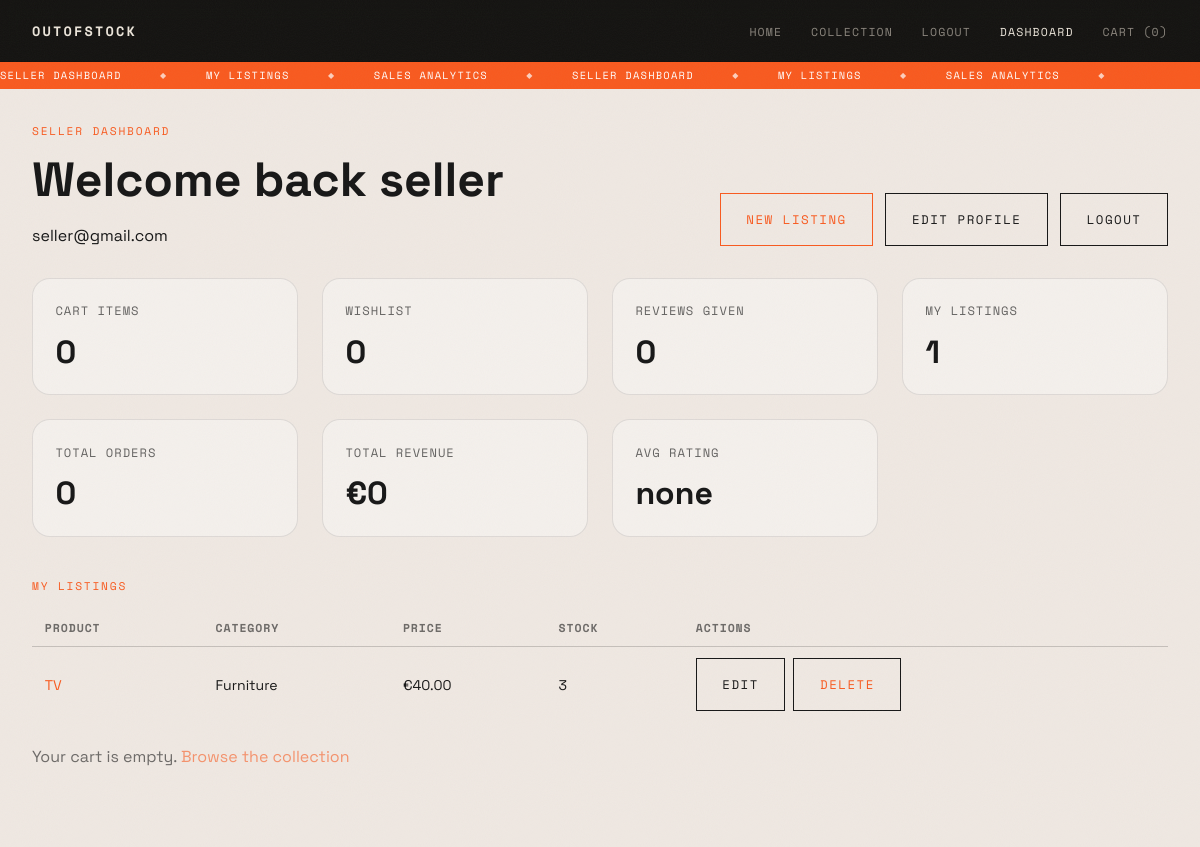
Page /dashboard/ (signed in) on the earlier database version.
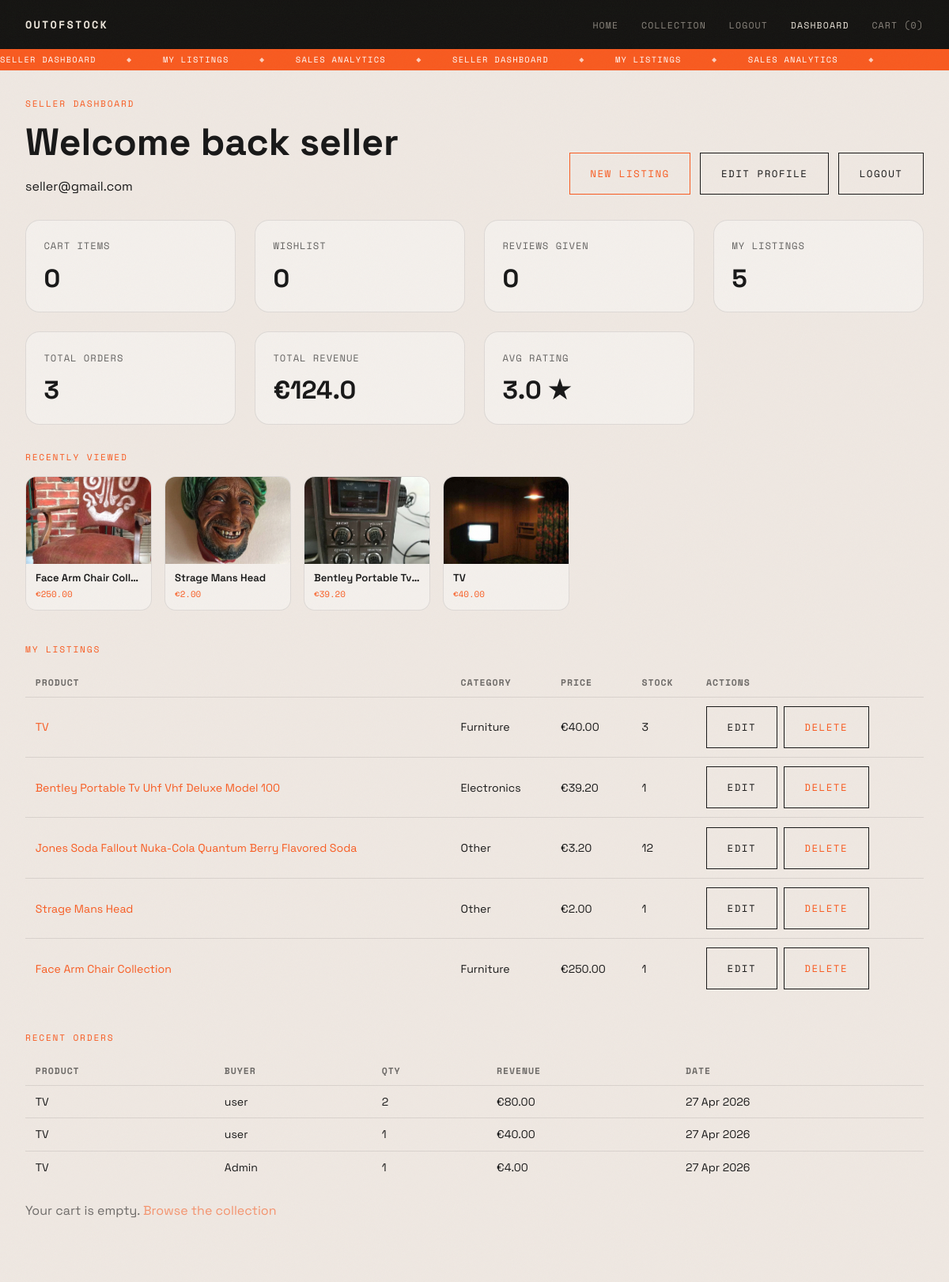
Same page on the later database version.
### store/models.py (models this page shows, shortened)
class Product(models.Model):
    owner       = models.ForeignKey(User, on_delete=models.CASCADE, related_name='products', null=True, blank=True)
    category    = models.ForeignKey(Category, on_delete=models.CASCADE)
    name        = models.CharField(max_length=150)
    brand       = models.CharField(max_length=100, blank=True)
    description = models.TextField()
    price       = models.DecimalField(max_digits=8, decimal_places=2)
    image       = models.ImageField(upload_to='products/', blank=True, null=True)
    stock       = models.PositiveIntegerField(default=0)

class Category(models.Model):
    name        = models.CharField(max_length=100)
    description = models.TextField(blank=True)
    parent      = models.ForeignKey(
        'self',
        on_delete=models.SET_NULL,
        null=True,
        blank=True,
        related_name='subcategories'
    )
    class Meta:
        verbose_name_plural = 'Categories'

class RecentlyViewed(models.Model):
    user       = models.ForeignKey(User, on_delete=models.CASCADE, related_name='recently_viewed')
    product    = models.ForeignKey(Product, on_delete=models.CASCADE)
    viewed_at  = models.DateTimeField(auto_now=True)
    class Meta:
        ordering = ['-viewed_at']

class Order(models.Model):
    buyer       = models.ForeignKey(User, on_delete=models.CASCADE, related_name='orders')
    product     = models.ForeignKey(Product, on_delete=models.CASCADE, related_name='orders')
    quantity    = models.PositiveIntegerField(default=1)
    total_price = models.DecimalField(max_digits=10, decimal_places=2)
    created_at  = models.DateTimeField(auto_now_add=True)

### store/views.py (the view)
# urls.py: path('dashboard/',                          views.dashboard,            name='dashboard'),
@login_required
def dashboard(request):
    role = get_role(request.user)
    cart_items = CartItem.objects.filter(user=request.user)
    cart_count = 0
    for item in cart_items:
        cart_count += item.quantity
    recent_views = RecentlyViewed.objects.filter(user=request.user).order_by('-viewed_at')[:6]
    context = {
        'role': role,
        'cart_items': cart_items,
        'cart_count': cart_count,
        'wishlist_items': WishlistItem.objects.filter(user=request.user),
        'review_count': Review.objects.filter(user=request.user).count(),
        'categories': Category.objects.filter(parent=None),
        'recent_views': recent_views,
    }
    if role == 'seller' or role == 'admin':
        if role == 'admin':
            my_products = Product.objects.all()
            orders = Order.objects.all().order_by('-created_at')
        else:
            my_products = Product.objects.filter(owner=request.user)
            orders = Order.objects.filter(product__owner=request.user).order_by('-created_at')
        total_revenue = 0
        for o in orders:
            total_revenue += float(o.total_price)
        avg_rating_all = None
        all_ratings = Review.objects.filter(product__in=my_products)
        if all_ratings.count() > 0:
            rtotal = 0
            for r in all_ratings:
                rtotal += r.rating
            avg_rating_all = round(rtotal / all_ratings.count(), 1)
        context['my_products'] = my_products
        context['orders'] = orders[:10]
        context['total_revenue'] = round(total_revenue, 2)
        context['total_orders'] = orders.count()
        context['avg_rating_all'] = avg_rating_all
        context['product_count'] = my_products.count()
    if role == 'admin':
        context['total_users'] = User.objects.count()
        context['total_products'] = Product.objects.count()
        context['all_users'] = User.objects.all()
        context['all_categories'] = Category.objects.all()
    return render(request, 'store/dashboard.html', context)

### store/views.py (called while the page is built)
def get_role(user):
    if user.is_staff:
        return 'admin'
    try:
        return user.profile.role
    except:
        return 'buyer'

### store/templates/store/dashboard.html (shortened to what the changed rows need)
{% load static %}
<!DOCTYPE html>
<html lang="en">
<head>
  <link rel="stylesheet" href="{% static 'store/css/shared.css' %}">
  <link rel="stylesheet" href="{% static 'store/css/dashboard.css' %}">
</head>
<body class="theme-light inner-page-body">
  <main class="inner-page">
    <section class="dashboard-header">
      <div>
        <h1>Welcome back {{ user.username }}</h1>
      </div>
    </section>
    <section class="stats-grid">
      {% if role == 'seller' or role == 'admin' %}
      <article class="stat-card">
        <span>My listings</span>
        <strong>{{ product_count }}</strong>
      </article>
      <article class="stat-card">
        <span>Total orders</span>
        <strong>{{ total_orders }}</strong>
      </article>
      <article class="stat-card">
        <span>Total revenue</span>
        <strong>&#8364;{{ total_revenue }}</strong>
      </article>
      <article class="stat-card">
        <span>Avg rating</span>
        <strong>{% if avg_rating_all %}{{ avg_rating_all|floatformat:1 }} &#9733;{% else %}none{% endif %}</strong>
      </article>
      {% endif %}
    </section>
    {% if recent_views %}
    <section style="margin-top:2rem;">
      <p class="section-label">RECENTLY VIEWED</p>
      <div class="recent-scroller-wrap" id="recentWrap">
        <div class="recent-scroller">
          <div class="recent-track" id="recentTrack">
            {% for rv in recent_views %}
            <a href="{% url 'product_detail' rv.product.id %}" class="recent-card">
              <div class="recent-thumb">
                {% if rv.product.image %}
                  <img src="{{ rv.product.image.url }}" alt="{{ rv.product.name }}" />
                {% else %}
                  <span>{{ rv.product.name }}</span>
                {% endif %}
              </div>
              <div class="recent-copy">
                <p class="recent-name">{{ rv.product.name }}</p>
                <p class="recent-price">&#8364;{{ rv.product.price }}</p>
              </div>
            </a>
            {% endfor %}
          </div>
        </div>
      </div>
    </section>
    {% endif %}
    {% if role == 'seller' or role == 'admin' %}
    <section style="margin-top:2.5rem;">
      {% if my_products %}
      <table class="analytics-table">
        <thead>
          <tr>
            <th>Product</th>
            <th>Category</th>
            <th>Price</th>
            <th>Stock</th>
            <th>Actions</th>
          </tr>
        </thead>
        <tbody>
          {% for product in my_products %}
          <tr>
            <td><a href="{% url 'product_detail' product.id %}">{{ product.name }}</a></td>
            <td>{{ product.category.name }}</td>
            <td>&#8364;{{ product.price }}</td>
            <td>{{ product.stock }}</td>
            <td>
              <div class="row-actions">
                <button class="ghost-btn" data-edit-btn="{{ product.id }}">Edit</button>
                <a href="{% url 'delete_listing' product.id %}" class="ghost-btn" data-delete-listing>Delete</a>
              </div>
            </td>
          </tr>
          {% endfor %}
        </tbody>
      </table>
      {% else %}
        <p>No listings yet. Click New Listing to add your first product.</p>
      {% endif %}
    </section>
    {% if orders %}
    <section style="margin-top:2.5rem;">
      <p class="section-label">RECENT ORDERS</p>
      <table class="analytics-table">
        <thead>
          <tr>
            <th>Product</th>
            <th>Buyer</th>
            <th>Qty</th>
            <th>Revenue</th>
            <th>Date</th>
          </tr>
        </thead>
        <tbody>
          {% for order in orders %}
          <tr>
            <td>{{ order.product.name }}</td>
            <td>{{ order.buyer.username }}</td>
            <td>{{ order.quantity }}</td>
            <td>&#8364;{{ order.total_price }}</td>
            <td>{{ order.created_at|date:"d M Y" }}</td>
          </tr>
          {% endfor %}
        </tbody>
      </table>
    </section>
    {% endif %}
    {% endif %}
  </main>
</body>
</html>

Differences in the rows shown:
added RecentlyViewed: product.image (picture), product.name "Face Arm Chair Coll…", product.price "250.00"
added RecentlyViewed: product.image (picture), product.name "Strage Mans Head", product.price "2.00"
added RecentlyViewed: product.image (picture), product.name "Bentley Portable Tv…", product.price "39.20"
added RecentlyViewed: product.image (picture), product.name "TV", product.price "40.00"
added Product: name "Bentley Portable Tv Uhf Vhf Deluxe Model 100", category.name "Electronics", price "39.20", stock "1"
added Product: name "Jones Soda Fallout Nuka-Cola Quantum Berry Flavored Soda", category.name "Other", price "3.20", stock "12"
added Product: name "Strage Mans Head", category.name "Other", price "2.00", stock "1"
added Product: name "Face Arm Chair Collection", category.name "Furniture", price "250.00", stock "1"
added Order: product.name "TV", buyer.username "user", quantity "2", total_price "80.00", created_at "27 Apr 2026"
added Order: product.name "TV", buyer.username "user", quantity "1", total_price "40.00", created_at "27 Apr 2026"
added Order: product.name "TV", buyer.username "Admin", quantity "1", total_price "4.00", created_at "27 Apr 2026"
Other differences:
{{ product_count }}: "1" → "5"
{{ total_orders }}: "0" → "3"
{{ total_revenue }}: "0" → "124.0"
{{ avg_rating_all|floatformat:1 }}: (not shown) → "3.0"
text no longer shown: "none"
text now shown: "★ RECENTLY VIEWED RECENT ORDERS PRODUCT BUYER QTY REVENUE DATE"
